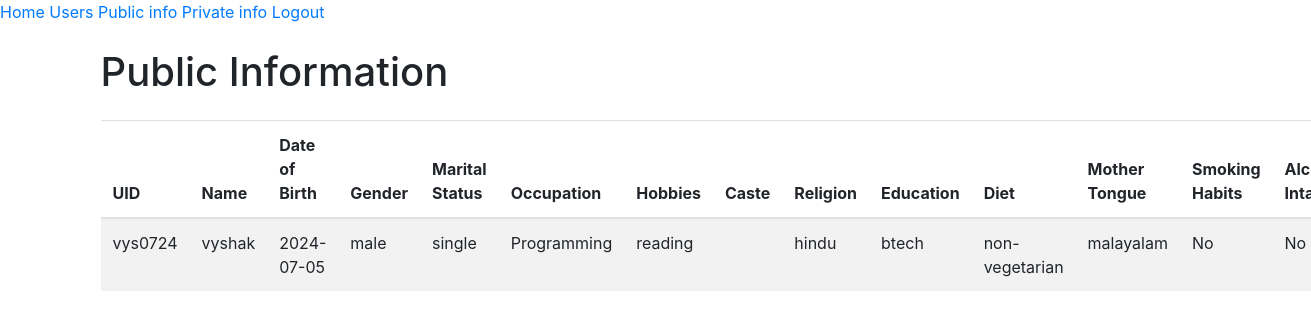
/admin/public_info (signed in), run on an earlier commit of the app's database.
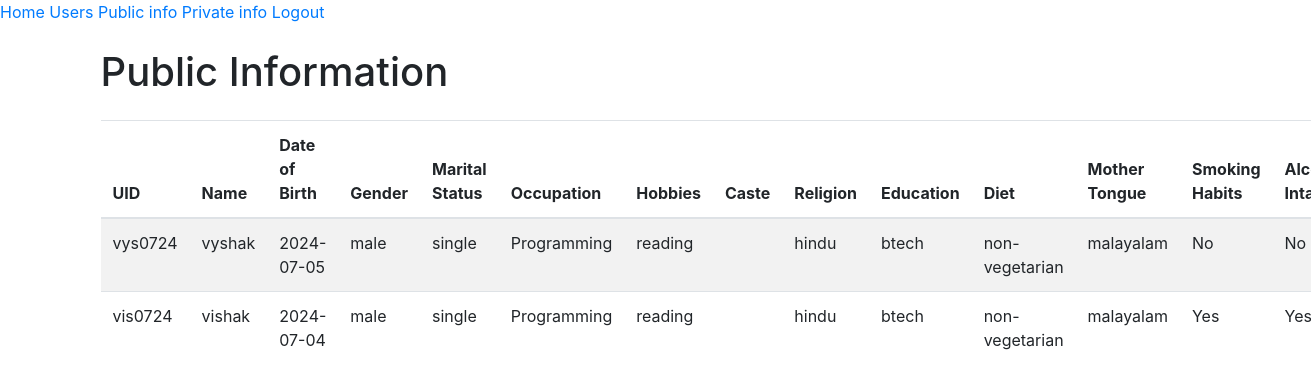
And on a later commit of the database.
### app/models.py (models this page shows)
class PublicInfo(db.Model):
    id = db.Column(db.Integer, primary_key=True)
    user_uid = db.Column(db.String(64), db.ForeignKey('user.uid'), nullable=False)
    name = db.Column(db.String(100), nullable=False) #split
    dob = db.Column(db.Date, nullable=False)
    gender = db.Column(db.String(10), nullable=False)
    marital_status = db.Column(db.String(20), nullable=False)
    occupation = db.Column(db.String(100))
    hobbies = db.Column(db.String(255))
    caste = db.Column(db.String(50))
    religion = db.Column(db.String(50))
    education = db.Column(db.String(100))
    diet = db.Column(db.String(20), nullable=False)
    mother_tongue = db.Column(db.String(50))
    smoking_habits = db.Column(db.Boolean, nullable=False)
    alcohol_intake = db.Column(db.Boolean, nullable=False)

### app/routes/admin.py (the view)
@admin.route('/public_info')
@login_required
def public_info():
    if not current_user.is_authenticated:
        return redirect(url_for("auth.admin_login"))
    public_infos = PublicInfo.query.all()
    return render_template('admin/public_info.html', public_infos=public_infos)

### app/__init__.py (called while the page is built)
@login_manager.user_loader
def load_user(uid):
    return User.query.get(uid)

### app/templates/admin/public_info.html
{% extends 'admin/admin_base.html' %}
{% block content %}
<div class="container mt-4">
    <h1 class="mb-4">Public Information</h1>
    <table class="table table-striped">
        <thead>
            <tr>
                <th>UID</th>
                <th>Name</th>
                <th>Date of Birth</th>
                <th>Gender</th>
                <th>Marital Status</th>
                <th>Occupation</th>
                <th>Hobbies</th>
                <th>Caste</th>
                <th>Religion</th>
                <th>Education</th>
                <th>Diet</th>
                <th>Mother Tongue</th>
                <th>Smoking Habits</th>
                <th>Alcohol Intake</th>
            </tr>
        </thead>
        <tbody>
            {% for info in public_infos %}
            <tr>
                <td>{{ info.user_uid }}</td>
                <td>{{ info.name }}</td>
                <td>{{ info.dob }}</td>
                <td>{{ info.gender }}</td>
                <td>{{ info.marital_status }}</td>
                <td>{{ info.occupation }}</td>
                <td>{{ info.hobbies }}</td>
                <td>{{ info.caste }}</td>
                <td>{{ info.religion }}</td>
                <td>{{ info.education }}</td>
                <td>{{ info.diet }}</td>
                <td>{{ info.mother_tongue }}</td>
                <td>{{ 'Yes' if info.smoking_habits else 'No' }}</td>
                <td>{{ 'Yes' if info.alcohol_intake else 'No' }}</td>
            </tr>
            {% endfor %}
        </tbody>
    </table>
</div>
{% endblock %}

### app/templates/admin/admin_base.html (shortened to what this page needs)
<!DOCTYPE html>
<html>
    <head>
        <link href="https://stackpath.bootstrapcdn.com/bootstrap/4.5.2/css/bootstrap.min.css" rel="stylesheet">
    </head>
    <body>
        <nav>
            <a href="{{ url_for('admin.index') }}">Home</a>
            <a href="{{ url_for('admin.users') }}">Users</a>
            <a href="{{url_for('admin.public_info')}}">Public info</a>
            <a href="">Private info</a>
            <a href="{{url_for('auth.admin_logout')}}">Logout</a>
        </nav>
        {% block content %}{% endblock %}
    </body>
</html>

What changed in the data, as far as the page shows it:
added PublicInfo: user_uid "vis0724", name "vishak", dob "2024-07-04", gender "male", marital_status "single", occupation "Programming", hobbies "reading", religion "hindu", education "btech", diet "non-vegetarian", mother_tongue "malayalam", smoking_habits "Yes", alcohol_intake "Yes"
